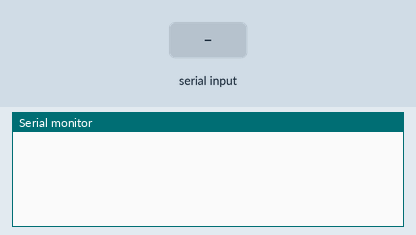
The sketch below on a simulated Arduino Uno, built with avr-gcc and run on an emulated ATmega328P. Shown: the last lines printed to the serial monitor. Inputs (shaded band) come from the test bench.

Above: at 1.2 s.
1.3 s: "1" received over Serial
At 2.2 s:
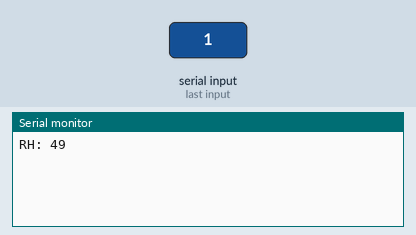
2.8 s: "0" received over Serial
At 3.3 s:
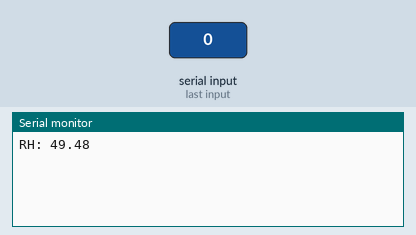
4.3 s: "2" received over Serial
At 5.7 s:
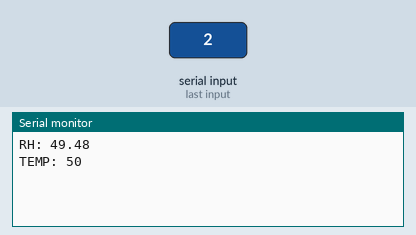

The sketch:

dht11_usart.ino.ino
```cpp
void setup() {
  Serial.begin(9600);
  }

void loop() {
  static int i = 0;
  if(Serial.available()>0)
  {
    int data = Serial.read();
    switch(i)
    {
      case 0:
          Serial.print("RH: " + (String)data);
          i++;
          break;
      case 1:
          Serial.println("." + (String)data);
          i++;
          break;
      case 2:
          Serial.print("TEMP: " + (String)data);
          i++;
          break;
      case 3:
          Serial.println("." + (String)data);
          i++;
          break;
      case 4:
          Serial.println("CHECKSUM: " + (String)data);
          i=0;
          break;

    }

  }
}
```

Measured:
- after the input at 1.3 s, the serial monitor: prints a new line at once (image 1)
- after the input at 2.8 s, the serial monitor: prints a new line at once (image 2)
- after the input at 4.3 s, the serial monitor: prints a new line at once (image 3)
